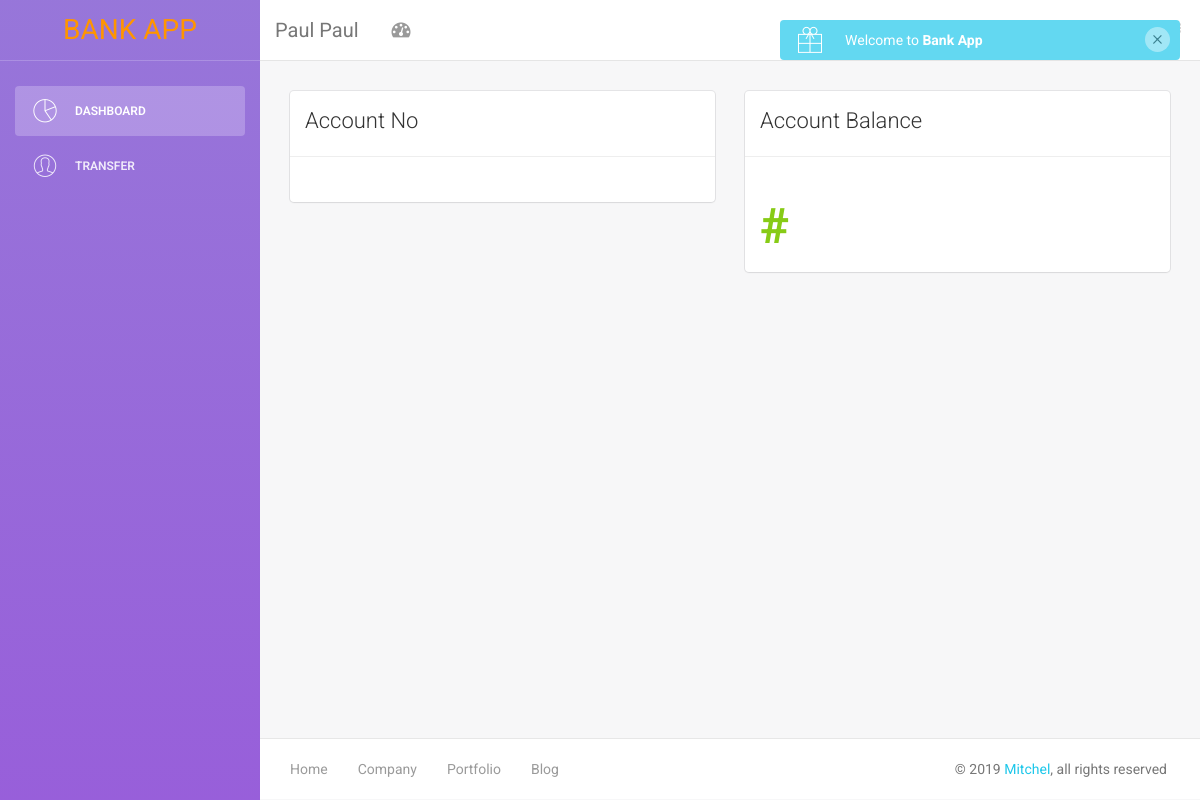
The app's page /dashboard.php (signed in), older data.
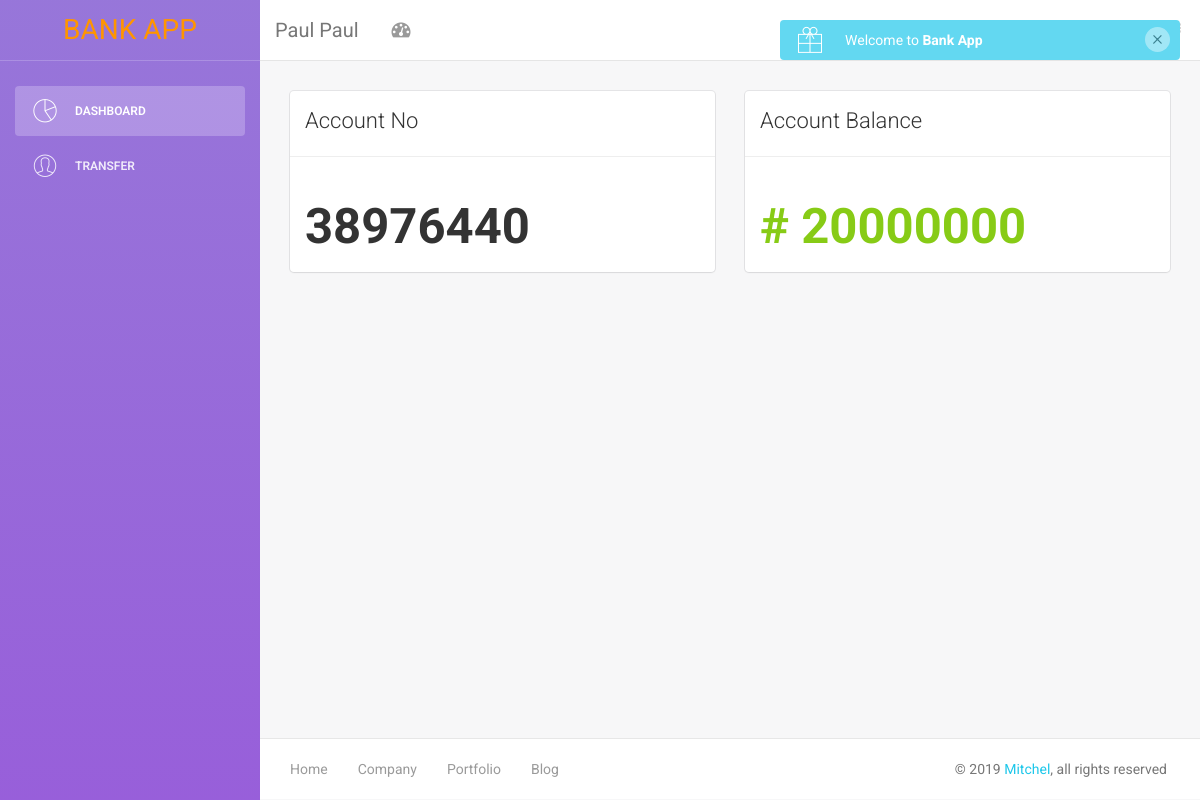
The same page, newer data.
### tables this page shows
CREATE TABLE `user_tb` (
  `id` int(11) NOT NULL,
  `first_name` varchar(20) NOT NULL,
  `last_name` varchar(20) NOT NULL,
  `email` varchar(50) NOT NULL,
  `password` varchar(50) NOT NULL,
  `passport` varchar(20) NOT NULL,
  `phone` varchar(20) NOT NULL,
  `created_at` varchar(50) NOT NULL,
  `updated_at` varchar(50) NOT NULL
);

CREATE TABLE `user_account` (
  `id` int(20) NOT NULL,
  `user_id` int(20) NOT NULL,
  `account_type_id` int(20) NOT NULL,
  `account_number` int(20) NOT NULL,
  `balance` int(20) NOT NULL,
  `status_id` int(20) NOT NULL,
  `created_at` varchar(50) NOT NULL,
  `updated_at` varchar(50) NOT NULL
);

### dashboard.php (the view, shortened to what this page needs)
<?php
require "connect.php";
$ln = $_SESSION['lname'];
$fetch = mysqli_query($conn,"SELECT first_name,last_name,balance,account_number from user_tb left OUTER join user_account ON
(user_tb.id = user_account.user_id) having last_name like '$ln'");
$r = mysqli_fetch_array($fetch);
$f = $r['first_name'];
$l = $r['last_name'];
$fl = $f." ".$l;
?>
<!doctype html>
<html lang="en">
<head>
    <link href="assets/css/bootstrap.min.css" rel="stylesheet" />
    <link href="assets/css/animate.min.css" rel="stylesheet"/>
    <link href="assets/css/light-bootstrap-dashboard.css?v=1.4.0" rel="stylesheet"/>
    <link href="assets/css/demo.css" rel="stylesheet" />
    <link href="http://maxcdn.bootstrapcdn.com/font-awesome/4.2.0/css/font-awesome.min.css" rel="stylesheet">
    <link href="assets/css/pe-icon-7-stroke.css" rel="stylesheet" />
</head>
<body>
<div class="wrapper">
    <div class="sidebar" data-color="purple" data-image="assets/img/sidebar-5.jpg">
    	<div class="sidebar-wrapper">
            <div class="logo">
                <a href="#" class="simple-text text-warning" style="font-size:2em;">
                    Bank App
                </a>
            </div>
            <ul class="nav">
                <li class="active">
                    <a href="dashboard.php">
                        <i class="pe-7s-graph"></i>
                        <p>Dashboard</p>
                    </a>
                </li>
                <li>
                    <a href="transfer.php">
                        <i class="pe-7s-user"></i>
                        <p>Transfer</p>
                    </a>
                </li>
            </ul>
    	</div>
    </div>
    <div class="main-panel">
		<nav class="navbar navbar-default navbar-fixed">
        <div class="navbar-header">
                    <a class="navbar-brand" href="#"><?php echo "<tr> <td>".$fl."</td></tr>"; ?></a>
                </div>
        <div class="collapse navbar-collapse">
                    <ul class="nav navbar-nav navbar-left">
                        <li>
                            <a href="#" class="dropdown-toggle" data-toggle="dropdown">
                                <i class="fa fa-dashboard"></i>
                            </a>
                        </li>
                    </ul>
                    <ul class="nav navbar-nav navbar-right">
                        <li class="dropdown">
                              <a href="#" class="dropdown-toggle" data-toggle="dropdown">
                                    <p>
									</p>
                              </a>
                        </li>
                    </ul>
                </div>
        </nav>
        <div class="content">
            <div class="container-fluid">
                <div class="row">
                    <div class="col-md-6">
                        <div class="card">
                            <div class="header">
                                <h4 class="title">Account No</h4>
                            </div><hr>
                            <div class="content">
                                <b style="font-size:3.5em;"><?php echo "<tr> <td>".$r['account_number']."</td></tr>"; ?></b>
                            </div>
                        </div>
                    </div>
                    <div class="col-md-6">
                        <div class="card">
                            <div class="header">
                                <h4 class="title">Account Balance</h4>
                            </div><hr>
                            <div class="content">
                                <div class="simple-text text-success">
                                    <b style="font-size:3.5em;">#<?php echo "<tr> <td>".$r['balance']."</td></tr>"; ?></b>
                                </div>
                            </div>
                        </div>
                    </div>
                </div>
            </div>
        </div>
        <footer class="footer">
            <div class="container-fluid">
                <nav class="pull-left">
                    <ul>
                        <li>
                            <a href="#">
                                Home
                            </a>
                        </li>
                        <li>
                            <a href="#">
                                Company
                            </a>
                        </li>
                        <li>
                            <a href="#">
                                Portfolio
                            </a>
                        </li>
                        <li>
                            <a href="#">
                               Blog
                            </a>
                        </li>
                    </ul>
                </nav>
                <p class="copyright pull-right">
                    &copy; <script>document.write(new Date().getFullYear())</script> <a href="#">Mitchel</a>, all rights reserved
                </p>
            </div>
        </footer>
    </div>
</div>
</body>
</html>

Row changes from the older to the newer data that the page shows:
no longer on this page (row unchanged): user_tb: fl "Paul Paul"
added user_account: user.last_name "Paul Paul", account_number "38976440", balance "20000000"
